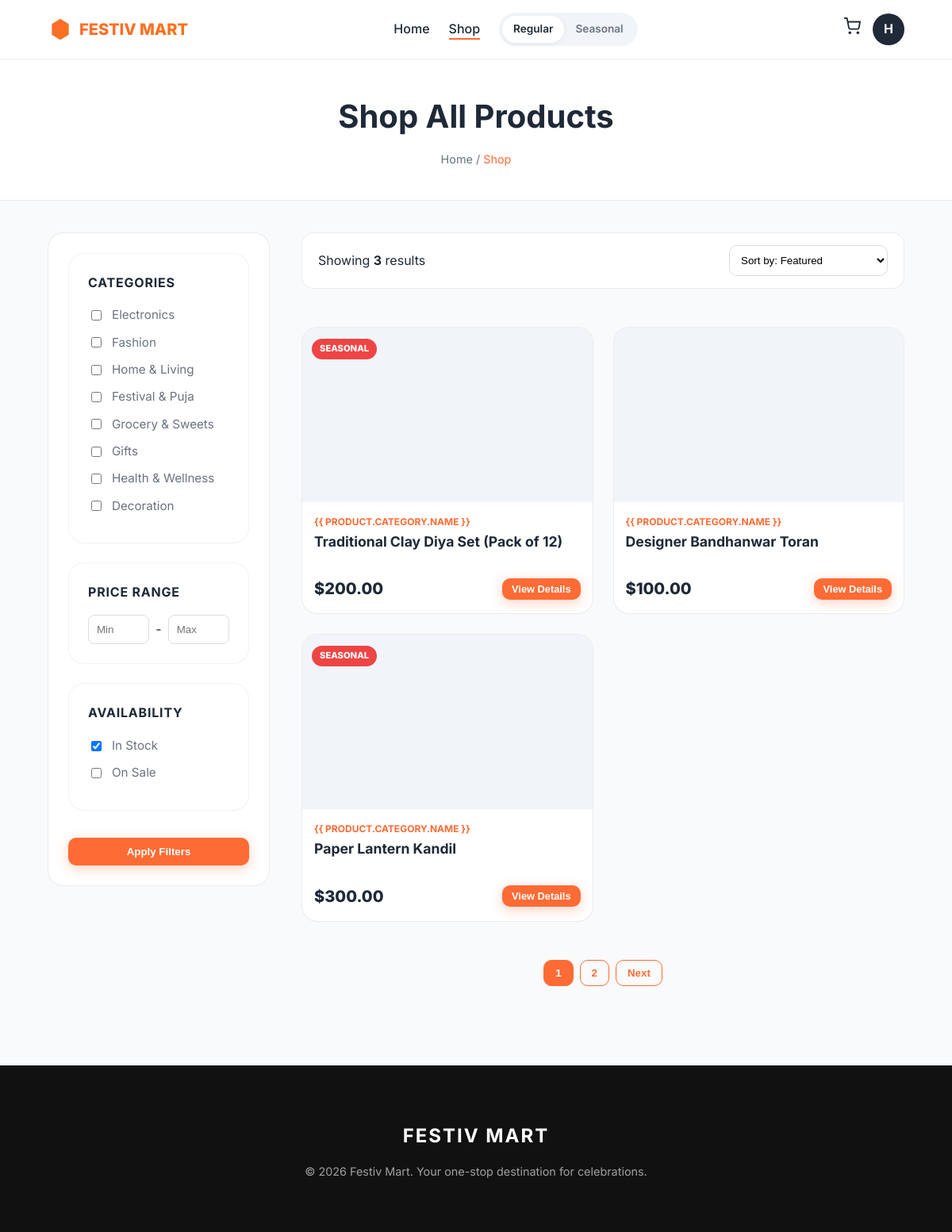
/shop/ (signed in), run on the app's committed database.
### FestivMartApp/models.py (models this page shows, shortened)
class Category(models.Model):
    name = models.CharField(max_length=100)
    parent = models.ForeignKey('self', on_delete=models.CASCADE, null=True, blank=True, related_name='subcategories')
    class Meta:
        verbose_name_plural = "Categories"

class Product(models.Model):
    name = models.CharField(max_length=200)
    description = models.TextField()
    price = models.DecimalField(max_digits=10, decimal_places=2)
    category = models.ForeignKey(Category, on_delete=models.CASCADE, related_name='products')
    image = models.ImageField(upload_to='products/', blank=True, null=True)
    image_url = models.URLField(max_length=500, blank=True, null=True, help_text="Alternative to uploading: provide an image URL")
    stock = models.PositiveIntegerField(default=1)
    discount_percent = models.PositiveIntegerField(default=0, help_text="Discount percentage (0-100)")
    is_seasonal = models.BooleanField(default=False)
    season = models.ForeignKey(Season, on_delete=models.SET_NULL, null=True, blank=True, related_name='products')
    occasions = models.ManyToManyField(Occasion, blank=True, related_name='products')
    available = models.BooleanField(default=True)
    seller = models.ForeignKey('auth.User', on_delete=models.CASCADE, related_name='products', null=True, blank=True)
    created_at = models.DateTimeField(auto_now_add=True)
    def get_image_url(self):
        if self.image:
            return self.image.url
        elif self.image_url:
            return self.image_url
        else:
            return 'https://via.placeholder.com/400x400?text=No+Image'

### FestivMartApp/views.py (the view)
# urls.py: path('shop/', views.shop, name='shop'),
def shop(request):
    products = Product.objects.filter(available=True)
    categories = Category.objects.all()
    context = {
        'products': products,
        'categories': categories
    }
    return render(request, 'FestivMartApp/shop.html', context)

### FestivMartApp/templates/FestivMartApp/shop.html (shortened to what this page needs)
{% load static %}
<!DOCTYPE html>
<html lang="en">
<head>
    <link href="{% static 'css/style.css' %}" rel="stylesheet">
</head>
<body>
    <nav class="navbar">
        <a href="{% url 'home' %}" class="logo">
            <svg width="24" height="24" viewBox="0 0 24 24" fill="currentColor">
                <path d="M12 2L4 7v10l8 5 8-5V7l-8-5z" />
            </svg>
            FESTIV MART
        </a>
        <ul class="nav-menu">
            <li><a href="{% url 'home' %}" class="nav-link">Home</a></li>
            <li><a href="{% url 'shop' %}" class="nav-link active">Shop</a></li>
            <li class="mode-switch">
                <a href="{% url 'home' %}" class="active">Regular</a>
                <a href="{% url 'seasonal' %}">Seasonal</a>
            </li>
        </ul>
        <div class="nav-actions" style="display: flex; align-items: center; gap: 15px;">
            {% if user.is_authenticated %}
            <a href="{% url 'cart' %}" style="text-decoration: none; color: inherit; position: relative;">
                <svg width="22" height="22" viewBox="0 0 24 24" fill="none" stroke="currentColor" stroke-width="2">
                    <circle cx="9" cy="21" r="1" />
                    <circle cx="20" cy="21" r="1" />
                    <path d="M1 1h4l2.68 13.39a2 2 0 002 1.61h9.72a2 2 0 002-1.61L23 6H6" />
                </svg>
            </a>
            <a href="{% url 'dashboard' %}" class="user-profile">
                <div class="avatar">{{ user.username|first|upper }}</div>
            </a>
            {% else %}
            <a href="{% url 'login' %}" class="btn-outline"
                style="padding: 10px 20px; font-size: 0.9rem; border-color: var(--text-dark); color: var(--text-dark);">Sign
                In</a>
            <a href="{% url 'signup' %}" class="btn-primary" style="padding: 10px 20px; font-size: 0.9rem;">Join
                Free</a>
            {% endif %}
        </div>
    </nav>
    <header
        style="background: var(--white); padding: 40px 5%; text-align: center; border-bottom: 1px solid var(--border);">
        <h1 style="font-size: clamp(1.8rem, 5vw, 2.5rem); margin: 0 0 10px;">Shop All Products</h1>
        <nav style="color: var(--text-muted); font-size: 0.9rem;">
            <a href="{% url 'home' %}" style="color: inherit; text-decoration: none;">Home</a> / <span
                style="color: var(--primary-orange);">Shop</span>
        </nav>
    </header>
    <div class="shop-container">
        <aside class="sidebar" id="sidebar">
            <div class="filter-section">
                <h3>Categories</h3>
                {% for category in categories %}
                <div class="filter-option">
                    <input type="checkbox" id="cat-{{ category.id }}" value="{{ category.id }}" class="category-filter">
                    <label for="cat-{{ category.id }}">{{ category.name }}</label>
                </div>
                {% empty %}
                <p style="font-size: 0.85rem; color: var(--text-muted);">No categories available.</p>
                {% endfor %}
            </div>
            <div class="filter-section">
                <h3>Price Range</h3>
                <div style="display: flex; align-items: center; gap: 8px;">
                    <input type="number" id="min-price" class="price-input" placeholder="Min"
                        style="width: 100%; padding: 10px; border-radius: 8px; border: 1px solid #ddd;">
                    <span>-</span>
                    <input type="number" id="max-price" class="price-input" placeholder="Max"
                        style="width: 100%; padding: 10px; border-radius: 8px; border: 1px solid #ddd;">
                </div>
            </div>
            <div class="filter-section">
                <h3>Availability</h3>
                <div class="filter-option">
                    <input type="checkbox" id="in-stock" checked>
                    <label for="in-stock">In Stock</label>
                </div>
                <div class="filter-option">
                    <input type="checkbox" id="on-sale">
                    <label for="on-sale">On Sale</label>
                </div>
            </div>
            <button class="btn-primary" style="width: 100%; margin-top: 10px;" onclick="applyFilters()">Apply
                Filters</button>
        </aside>
        <main class="main-content">
            <div class="shop-header">
                <div class="results-info">
                    Showing <strong>{{ products|length }}</strong> results
                </div>
                <div class="shop-controls">
                    <select
                        style="width: 100%; min-width: 200px; padding: 10px; border-radius: 10px; border: 1px solid #ddd; background: white;">
                        <option value="featured">Sort by: Featured</option>
                    </select>
                </div>
            </div>
            <div class="grid-products">
                {% for product in products %}
                <div class="card product-card" data-category="{{ product.category.id }}"
                    data-price="{{ product.price }}"
                    onclick="openProductModal('{{ product.id }}', '{{ product.name|escapejs }}', '{{ product.price }}', '{{ product.category.name|escapejs }}', '{{ product.get_image_url }}', '{{ product.description|escapejs }}')"
                    style="cursor: pointer;">
                    <div class="card-img"
                        style="background-image: url('{{ product.get_image_url }}'); height: 220px; background-size: cover; background-position: center; position: relative;">
                        {% if product.is_seasonal %}
                        <div style="position: absolute; top: 12px; left: 12px;">
                            <span class="badge badge-seasonal">SEASONAL</span>
                        </div>
                        {% endif %}
                    </div>
                    <div class="card-content"
                        style="padding: 15px; flex-grow: 1; display: flex; flex-direction: column;">
                        <span
                            style="font-size: 0.75rem; color: var(--primary-orange); font-weight: 700; text-transform: uppercase;">{{
                            product.category.name }}</span>
                        <h3
                            style="margin: 5px 0 12px; font-size: 1.1rem; height: 2.4em; overflow: hidden; line-height: 1.2;">
                            {{ product.name }}</h3>
                        <div
                            style="display: flex; justify-content: space-between; align-items: center; margin-top: auto;">
                            <span style="font-weight: 800; font-size: 1.25rem;">${{ product.price }}</span>
                            <button class="btn-primary" style="padding: 6px 12px; font-size: 0.8rem;">View
                                Details</button>
                        </div>
                    </div>
                </div>
                {% empty %}
                <div style="text-align: center; grid-column: 1 / -1; padding: 60px 20px;">
                    <h3 style="color: var(--text-muted);">No products found.</h3>
                    <p>Try adjusting your filters or search criteria.</p>
                </div>
                {% endfor %}
            </div>
            <div class="pagination" style="display: flex; justify-content: center; gap: 8px; margin-top: 40px;">
                <button class="btn-outline"
                    style="padding: 8px 14px; background: var(--primary-orange); color: white;">1</button>
                <button class="btn-outline" style="padding: 8px 14px;">2</button>
                <button class="btn-outline" style="padding: 8px 14px;">Next</button>
            </div>
        </main>
    </div>
    <footer style="background: #111; color: white; padding: 50px 5%; margin-top: 60px; text-align: center;">
        <h2 style="letter-spacing: 2px; margin-bottom: 10px;">FESTIV MART</h2>
        <p style="opacity: 0.6; font-size: 0.9rem;">&copy; 2026 Festiv Mart. Your one-stop destination for celebrations.
        </p>
    </footer>
</body>
</html>

### FestivMartApp/static/css/style.css (style rules this page uses)
:root { --primary-orange: #FF6B35; --primary-purple: #7C3AED; --primary-teal: #14B8A6; --bg-dark: #0F172A; --bg-light: #F8FAFC; --text-main: #1E293B; --text-white: #ffffff; --text-muted: #64748B; --glass-bg: rgba(255, 255, 255, 0.7); --glass-border: rgba(255, 255, 255, 0.5); --glass-shadow: 0 8px 32px 0 rgba(31, 38, 135, 0.1); --gradient-orange: linear-gradient(135deg, #FF6B35 0%, #F97316 100%); --gradient-seasonal: linear-gradient(135deg, #7C3AED 0%, #2DD4BF 100%); }
body { margin: 0; padding: 0; box-sizing: border-box; font-family: 'Outfit', sans-serif; color: var(--text-main); background-color: var(--bg-light); overflow-x: hidden; line-height: 1.6; }
a { text-decoration: none; color: inherit; transition: all 0.3s ease; }
ul { list-style: none; padding: 0; margin: 0; }
.navbar { position: sticky; top: 0; z-index: 1000; padding: 1rem 5%; display: flex; justify-content: space-between; align-items: center; background: rgba(255, 255, 255, 0.85); backdrop-filter: blur(10px); border-bottom: 1px solid rgba(0, 0, 0, 0.05); }
.logo { font-size: 1.8rem; font-weight: 800; background: var(--gradient-orange); -webkit-background-clip: text; -webkit-text-fill-color: transparent; display: flex; align-items: center; gap: 10px; }
.logo svg { width: 32px; height: 32px; fill: url(#logoGradient); }
.nav-menu { display: flex; gap: 2.5rem; align-items: center; }
.nav-link { font-weight: 500; color: var(--text-main); position: relative; }
.nav-link::after { content: ''; position: absolute; width: 0; height: 2px; bottom: -4px; left: 0; background: var(--primary-orange); transition: width 0.3s; }
.nav-link:hover::after, .nav-link.active::after { width: 100%; }
.nav-actions { display: flex; align-items: center; gap: 1.5rem; }
.btn-primary { background: var(--gradient-orange); color: white; padding: 0.8rem 1.5rem; border-radius: 50px; font-weight: 600; box-shadow: 0 4px 15px rgba(255, 107, 53, 0.3); border: none; cursor: pointer; }
.btn-outline { border: 2px solid var(--primary-orange); color: var(--primary-orange); padding: 0.7rem 1.4rem; border-radius: 50px; font-weight: 600; background: transparent; cursor: pointer; }
.user-profile { display: flex; align-items: center; gap: 10px; cursor: pointer; position: relative; }
.avatar { width: 40px; height: 40px; border-radius: 50%; background: var(--text-main); color: white; display: flex; align-items: center; justify-content: center; font-weight: 700; }
.grid-products { display: grid; grid-template-columns: repeat(auto-fill, minmax(280px, 1fr)); gap: 2rem; margin: 3rem 0; }
.card { background: white; border-radius: 20px; overflow: hidden; transition: all 0.4s cubic-bezier(0.175, 0.885, 0.32, 1.275); border: 1px solid rgba(0, 0, 0, 0.05); }
.card-img { height: 250px; width: 100%; object-fit: cover; background-color: #f1f5f9; position: relative; background-position: center; background-size: cover; }
.card-content { padding: 1.5rem; }
.badge { display: inline-block; padding: 4px 12px; border-radius: 20px; font-size: 0.75rem; font-weight: 700; margin-bottom: 0.5rem; }
.badge-seasonal { background: #f3e8ff; color: #9333ea; }
.sidebar { width: 280px; background: white; padding: 2rem; border-right: 1px solid rgba(0, 0, 0, 0.05); }
.mode-switch { background: #f1f5f9; padding: 4px; border-radius: 30px; display: flex; position: relative; }
.mode-switch a { padding: 6px 14px; font-size: 0.85rem; border-radius: 25px; color: var(--text-muted); font-weight: 600; }
.mode-switch a.active { background: white; color: var(--text-main); box-shadow: 0 2px 10px rgba(0, 0, 0, 0.05); }
.shop-container { display: flex; gap: 3rem; padding: 3rem 5%; max-width: 1600px; margin: 0 auto; }
.filter-section { margin-bottom: 2.5rem; background: white; padding: 1.5rem; border-radius: 20px; border: 1px solid rgba(0, 0, 0, 0.05); }
.filter-section h3 { margin-top: 0; margin-bottom: 1rem; font-size: 1.1rem; }
.filter-option { display: flex; align-items: center; gap: 10px; margin-bottom: 0.8rem; color: var(--text-muted); cursor: pointer; }
.shop-header { display: flex; justify-content: space-between; align-items: center; margin-bottom: 2rem; }
.pagination { display: flex; justify-content: center; gap: 10px; margin-top: 4rem; }

### data on the page
Category: name "Electronics"
Category: name "Fashion"
Category: name "Home & Living"
Category: name "Festival & Puja"
Category: name "Grocery & Sweets"
Category: name "Gifts"
Category: name "Health & Wellness"
Category: name "Decoration"
Product: is_seasonal "SEASONAL", name "Traditional Clay Diya Set (Pack of 12)", price "200.00"
Product: name "Designer Bandhanwar Toran", price "100.00"
Product: is_seasonal "SEASONAL", name "Paper Lantern Kandil", price "300.00"

### other printed values
{{ user.username|first|upper }} "H"
{{ products|length }} "3"
